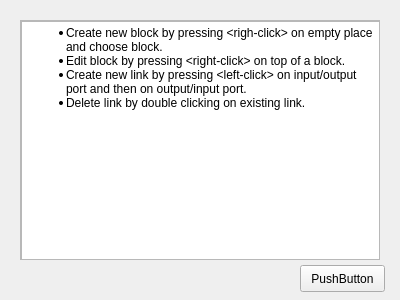
<?xml version="1.0" encoding="UTF-8"?>
<ui version="4.0">
 <class>HelpDialog</class>
 <widget class="QWidget" name="HelpDialog">
  <property name="geometry">
   <rect>
    <x>0</x>
    <y>0</y>
    <width>400</width>
    <height>300</height>
   </rect>
  </property>
  <property name="windowTitle">
   <string>Form</string>
  </property>
  <widget class="QScrollArea" name="scrollArea">
   <property name="geometry">
    <rect>
     <x>20</x>
     <y>20</y>
     <width>360</width>
     <height>240</height>
    </rect>
   </property>
   <property name="widgetResizable">
    <bool>true</bool>
   </property>
   <widget class="QWidget" name="scrollAreaWidgetContents">
    <property name="geometry">
     <rect>
      <x>0</x>
      <y>0</y>
      <width>358</width>
      <height>238</height>
     </rect>
    </property>
    <widget class="QTextBrowser" name="textBrowser_2">
     <property name="geometry">
      <rect>
       <x>0</x>
       <y>0</y>
       <width>360</width>
       <height>240</height>
      </rect>
     </property>
     <property name="html">
      <string>&lt;!DOCTYPE HTML PUBLIC &quot;-//W3C//DTD HTML 4.0//EN&quot; &quot;http://www.w3.org/TR/REC-html40/strict.dtd&quot;&gt;
&lt;html&gt;&lt;head&gt;&lt;meta name=&quot;qrichtext&quot; content=&quot;1&quot; /&gt;&lt;style type=&quot;text/css&quot;&gt;
p, li { white-space: pre-wrap; }
&lt;/style&gt;&lt;/head&gt;&lt;body style=&quot; font-family:'Noto Sans'; font-size:9pt; font-weight:400; font-style:normal;&quot;&gt;
&lt;ul style=&quot;margin-top: 0px; margin-bottom: 0px; margin-left: 0px; margin-right: 0px; -qt-list-indent: 1;&quot;&gt;&lt;li style=&quot; margin-top:12px; margin-bottom:0px; margin-left:0px; margin-right:0px; -qt-block-indent:0; text-indent:0px;&quot;&gt;Create new block by pressing &amp;lt;righ-click&amp;gt; on empty place and choose block.&lt;/li&gt;
&lt;ul style=&quot;margin-top: 0px; margin-bottom: 0px; margin-left: 0px; margin-right: 0px; -qt-list-indent: 1;&quot;&gt;&lt;li style=&quot; margin-top:0px; margin-bottom:0px; margin-left:0px; margin-right:0px; -qt-block-indent:0; text-indent:0px;&quot;&gt;Edit block by pressing &amp;lt;right-click&amp;gt; on top of a block.&lt;/li&gt;&lt;/ul&gt;
&lt;li style=&quot; margin-top:0px; margin-bottom:0px; margin-left:0px; margin-right:0px; -qt-block-indent:0; text-indent:0px;&quot;&gt;Create new link by pressing &amp;lt;left-click&amp;gt; on input/output port and then on output/input port.&lt;/li&gt;
&lt;li style=&quot; margin-top:0px; margin-bottom:0px; margin-left:0px; margin-right:0px; -qt-block-indent:0; text-indent:0px;&quot;&gt;Delete link by double clicking on existing link.&lt;/li&gt;&lt;/ul&gt;
&lt;p style=&quot;-qt-paragraph-type:empty; margin-top:0px; margin-bottom:0px; margin-left:0px; margin-right:0px; -qt-block-indent:0; text-indent:0px;&quot;&gt;&lt;br /&gt;&lt;/p&gt;&lt;/body&gt;&lt;/html&gt;</string>
     </property>
    </widget>
   </widget>
  </widget>
  <widget class="QPushButton" name="pushButton">
   <property name="geometry">
    <rect>
     <x>300</x>
     <y>265</y>
     <width>85</width>
     <height>27</height>
    </rect>
   </property>
   <property name="text">
    <string>PushButton</string>
   </property>
  </widget>
 </widget>
 <resources/>
 <connections/>
</ui>
